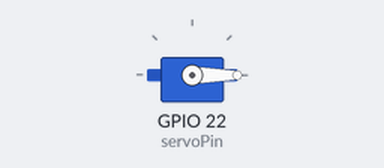
Bench run of a sketch on a simulated ESP32. Shown: servo.

Above: at 0.05 s.
At 10.0 s:
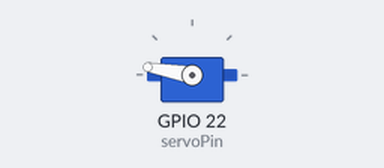
Timing chart, 0 to 13.0 s (numbered marks = the images above):
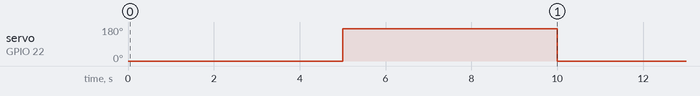

The sketch:

servo.ino
```cpp
#include <ESP32Servo.h>

Servo myServo;  // Create a servo object
int servoPin = 22; // GPIO pin connected to the servo

void setup() {
  Serial.begin(9600);
//  myServo.setPeriodHertz(50);    // Standard 50 hz servo
  myServo.attach(servoPin);      // Attach the servo to a pin
}

void loop() {
  myServo.write(0);   // Move servo to 0 degrees
  delay(5000);
  myServo.write(170);  // Move servo to 90 degrees
  delay(5000);
}
```

Measured:
- by itself, servo on GPIO 22 (servoPin): alternates 170° for 5.0 s and 0° for 5.0 s
